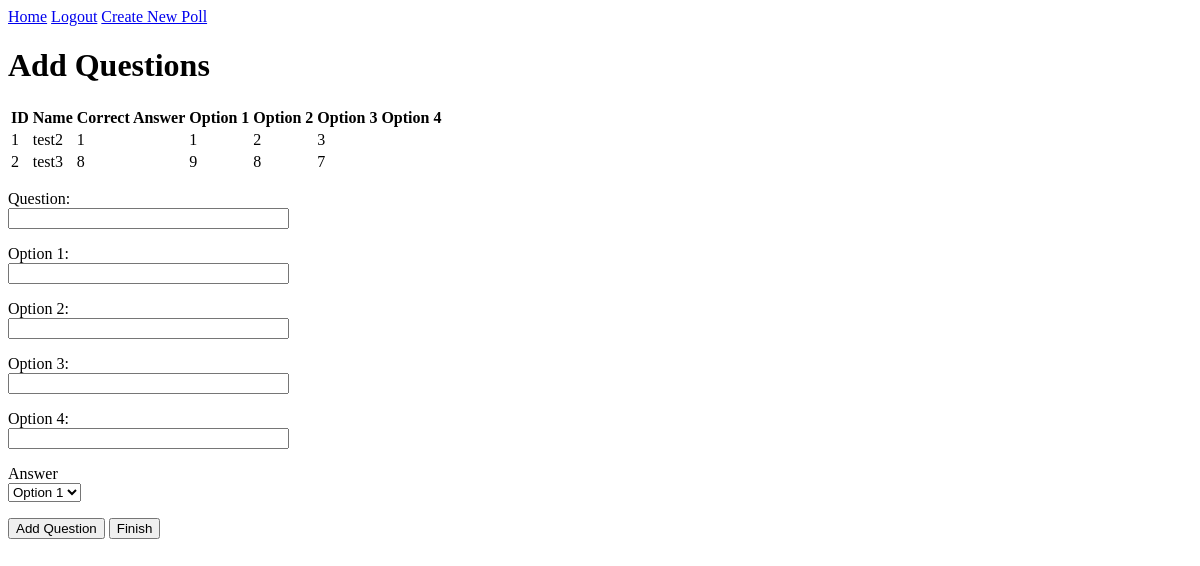
Before: /add_questions/1 (signed in) with the older database file.
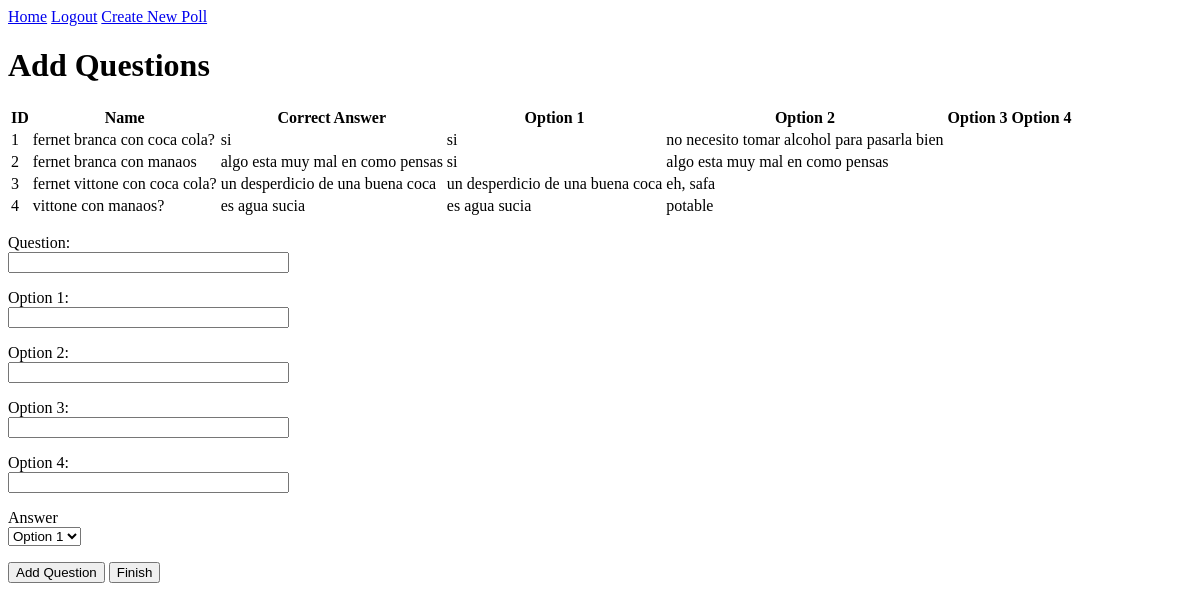
After: the same page with the newer database file.
### app/models.py (models this page shows, shortened)
class Question(db.Model):
    id = db.Column(db.Integer, primary_key=True)
    name = db.Column(db.String(128))
    option1 = db.Column(db.String(128))
    option2 = db.Column(db.String(128))
    option3 = db.Column(db.String(128))
    option4 = db.Column(db.String(128))
    correct_answer = db.Column(db.String(128))
    parent = db.Column(db.Integer, db.ForeignKey('poll.id'))
    answers = db.relationship('Answer', backref='src_question', lazy='dynamic')

### app/routes.py (the view, shortened to what this page needs)
@app.route('/add_questions/<poll_id>', methods=['GET', 'POST'])
@app.route('/add_questions')
@login_required
def add_questions(poll_id):
    current_poll = Poll.query.filter_by(author=current_user,id=poll_id).first()
    form = MakeQuestionForm()
    if current_poll:
        questions = Question.query.filter_by(parent=poll_id).all()
        return render_template('add_question.html', title='Add A Question', form=form, questions=questions)
    else:
        print('poll not found, F.')
        pass

### app/forms.py (shortened to what this page needs)
class MakeQuestionForm(FlaskForm):
    name = StringField('Question:', validators=[DataRequired()])
    option1 = StringField('Option 1:')
    option2 = StringField('Option 2:')
    option3 = StringField('Option 3:')
    option4 = StringField('Option 4:')
    correct_answer = SelectField(label='Answer', choices=[('option1', 'Option 1'), ('option2', 'Option 2'),
                                                          ['option3', 'Option 3'], ('option4', 'Option 4')])
    submit = SubmitField('Add Question')

### app/models.py (called while the page is built)
@login.user_loader
def load_user(id):
    return User.query.get(int(id))

### app/templates/add_question.html (shortened to what this page needs)
{% extends "base.html" %}
{% block content %}
    <h1>Add Questions</h1>
    {% if questions.__len__() > 0 %}
        <table>
            <tr>
                <th>ID</th>
                <th>Name</th>
                <th>Correct Answer</th>
                <th>Option 1</th>
                <th>Option 2</th>
                <th>Option 3</th>
                <th>Option 4</th>
            </tr>
            {% for question in questions %}
                <TR>
                    <TD class="c1">{{ question.id }}</TD>
                    <TD class="c2">{{ question.name }}</TD>
                    <TD class="c3"><SPAN>{{ question.correct_answer }}</SPAN></TD>
                    <TD class="c4">{{ question.option1 }}</TD>
                    <TD class="c5">{{ question.option2 }}</TD>
                    <TD class="c6">{{ question.option3 }}</TD>
                    <TD class="c7">{{ question.option4 }}</TD>
                </TR>
            {% endfor %}
        </table>
    {% endif %}
    <form action="" method="post" >
        <p>
            {{ form.name.label }}<br>
            {{ form.name(size=32) }}
        </p>
        <p>
            {{ form.option1.label }}<br>
            {{ form.option1(size=32) }}
        </p>
        <p>
            {{ form.option2.label }}<br>
            {{ form.option2(size=32) }}
        </p>
        <p>
            {{ form.option3.label }}<br>
            {{ form.option3(size=32) }}
        </p>
        <p>
            {{ form.option4.label }}<br>
            {{ form.option4(size=32) }}
        </p>
        <p>
            {{ form.correct_answer.label }}<br>
            {{ form.correct_answer }}
        </p>
        <p>
            {{ form.submit }}
            {% if questions.__len__() > 0 %}
                <button id="myButton" class="float-left submit-button" >Finish</button>
            {% endif %}
        </p>
    </form>
{% endblock %}

Changed rows visible on the page:
changed Question id 1: name "test2" → "fernet branca con coca cola?"; correct_answer "1" → "si"; option1 "1" → "si"; option2 "2" → "no necesito tomar alcohol para pasarla bien"; option3 "3" → (not shown)
changed Question id 2: name "test3" → "fernet branca con manaos"; correct_answer "8" → "algo esta muy mal en como pensas"; option1 "9" → "si"; option2 "8" → "algo esta muy mal en como pensas"; option3 "7" → (not shown)
now on this page (row edited): Question: id "3", name "fernet vittone con coca cola?", correct_answer "un desperdicio de una buena coca", option1 "un desperdicio de una buena coca", option2 "eh, safa"
now on this page (row edited): Question: id "4", name "vittone con manaos?", correct_answer "es agua sucia", option1 "es agua sucia", option2 "potable"
